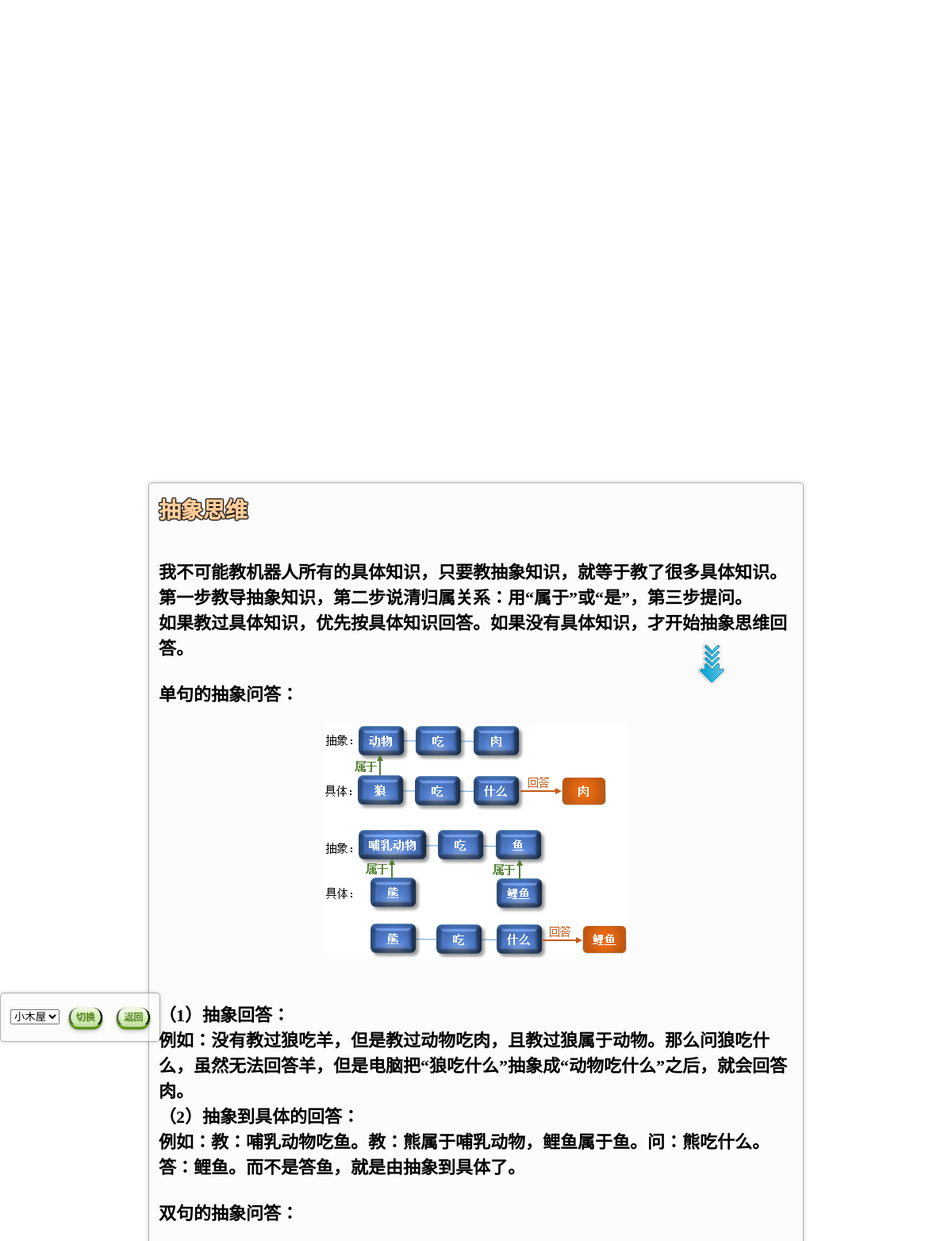
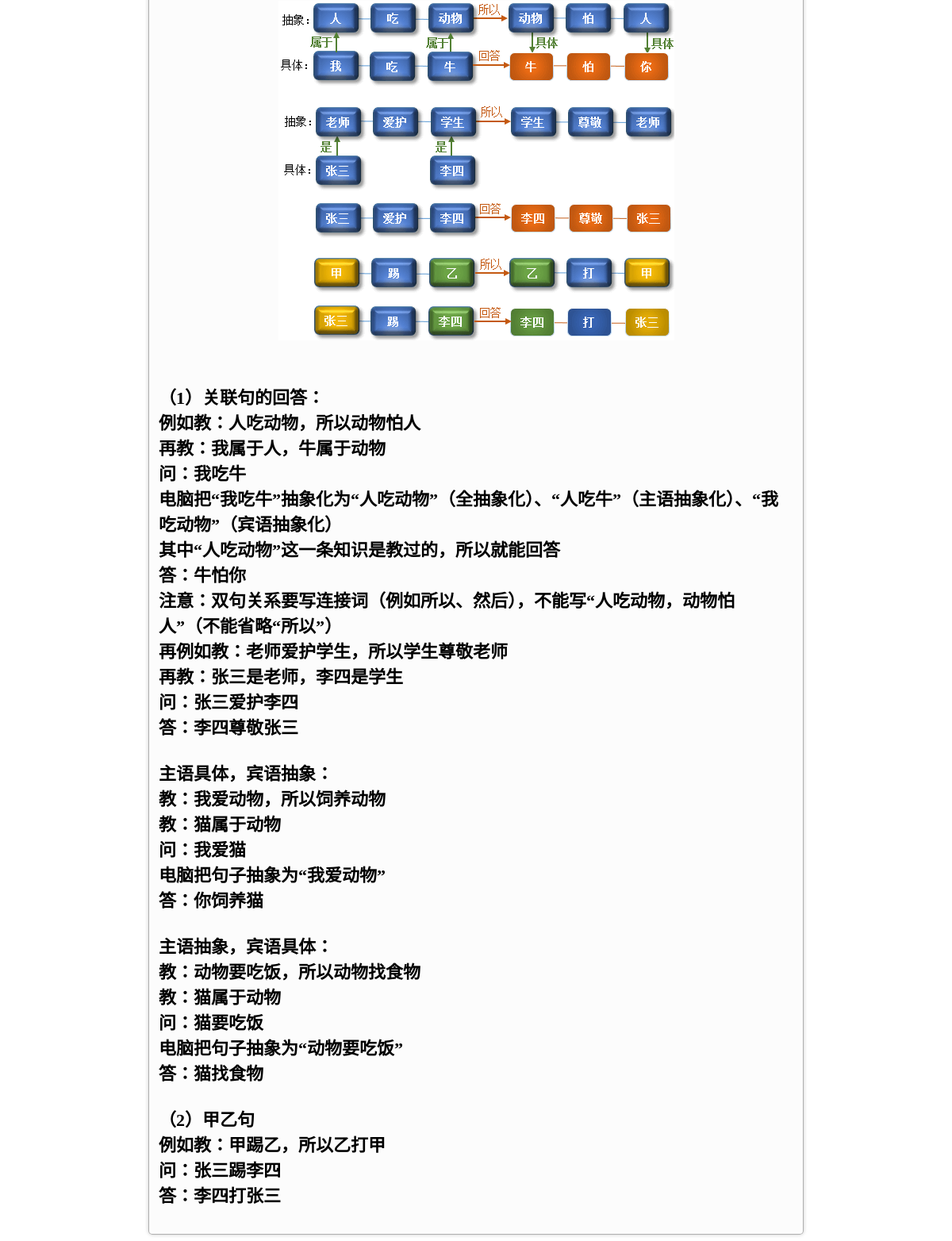
The app's page /b.php?id=cx with its own data (2 pictures, top to bottom).
### tables this page shows
CREATE TABLE `article`  (
  `id` varchar(45) NOT NULL,
  `title` varchar(45) NULL DEFAULT NULL,
  `content` mediumtext NULL,
  `date_time` varchar(20) NULL DEFAULT NULL,
  PRIMARY KEY (`id`) USING BTREE
);

### b.php (the view, shortened to what this page needs)
<!doctype html>
<html>
<head>
<link rel="stylesheet" href="style4.css">
</head>
<body οnmοusemοve=\HideMenu()\ οncοntextmenu="return false" οndragstart="return false" onselectstart ="return false" οnselect="document.selection.empty()" οncοpy="document.selection.empty()" onbeforecopy="return false" οnmοuseup="document.selection.empty()">
<?php
$path = 'config.ini';
$config = parse_ini_file($path);
$host = $config['host'];
$user = $config['user'];
$password = $config['password'];
$db = $config['db'];
$mysqli = new mysqli($host,$user,$password,$db);
mysqli_set_charset($mysqli,"utf8");
$s=$_GET['id'];
$sql = "select * from article where id = '$s'";
$query = mysqli_query($mysqli,$sql);
while($row = mysqli_fetch_array($query)){
    $title = $row['title'];
    $content = $row['content'];
}
$vd = 'video/v1.mp4';
?>
<div class="showcase">
	<div class="video-container">
		<video src="<?php echo $vd?>" muted autoplay loop></video>
	</div>
	<div class="content">
        <div class="ce">
            <form name="form1" method="post" action="">
            <label>
            <select name="select">
            <option value="1">小木屋</option>
            </select>
            </label>
            <label>
            <input type="submit" name="Submit" value="切换" class="button round green glass" style="font-size:12px;">
            </label>
            </form>
            <button class="button round green glass" style="font-size:12px; left:128px; top:-36px;" onClick="document.location=('a.php?id=<?php echo $s?>')">返回</button>
        </div>
        <div class="dh">
            <div class="font_1" style="font-size:28px; color:#FC9; position:relative; width:100%; top:-20px;">
				<?php echo $title?>
                <img src="img/icon/xia.png" style="position:relative; margin:0 auto; top:210px; left:560px;">
            </div>
            <div id="titles">
                <div id="titlecontent">
                    <p><?php echo nl2br($content)?></p>
                </div>
            </div>
        </div>
	</div>
</div>
</body>
</html>

### records on screen
article: title "抽象思维", content "我不可能教机器人所有的具体知识，只要教抽象知识，就等于教了很多具体知识。 第一步教导抽象知识，第二步说清归属关系：用“属于”或“是”，第三步提问。 如果教过具体知识，优先按具体知识回答。如果没有具体知识，才开始抽象思维回答。 单句的抽象问答： （1）抽象回答： 例如：没有教过狼吃羊，但是教过动物吃肉，且教过狼属于动物。那么问狼吃什么，虽然无法回答羊，但是电脑把“狼吃什么”抽象成“动物吃什么”之后，就会回答肉。 （2）抽象到具体的回答： 例如：教：哺乳动物吃鱼。教：熊属于哺乳动物，鲤鱼属于鱼。问：熊吃什么。答：鲤鱼。而不是答鱼，就是由抽象到具体了。 双句的抽象问答： （1）关联句的回答： 例如教：人吃动物，所以动物怕人 再教：我属于人，牛属于动物 问：我吃牛 电脑把“我吃牛”抽象化为“人吃动物”（全抽象化）、“人吃牛”（主语抽象化）、“我吃动物”（宾语抽象化） 其中“人吃动物”这一条知识是教过的，所以就能回答 答：牛怕你 注意：双句关系要写连接词（例如所以、然后），不能写“人吃动物，动物怕人”（不能省略“所以”） 再例如教：老师爱护学生，所以学生尊敬老师 再教：张三是老师，李四是学生 问：张三爱护李四 答：李四尊敬张三 主语具体，宾语抽象： 教：我爱动物，所以饲养动物 教：猫属于动物 问：我爱猫 电脑把句子抽象为“我爱动物” 答：你饲养猫 主语抽象，宾语具体： 教：动物要吃饭，所以动物找食物 教：猫属于动物 问：猫要吃饭 电脑把句子抽象为“动物要吃饭” 答：猫找食物 （2）甲乙句 例如教：甲踢乙，所以乙打甲 问：张三踢李四 答：李四打张三", content (picture)
